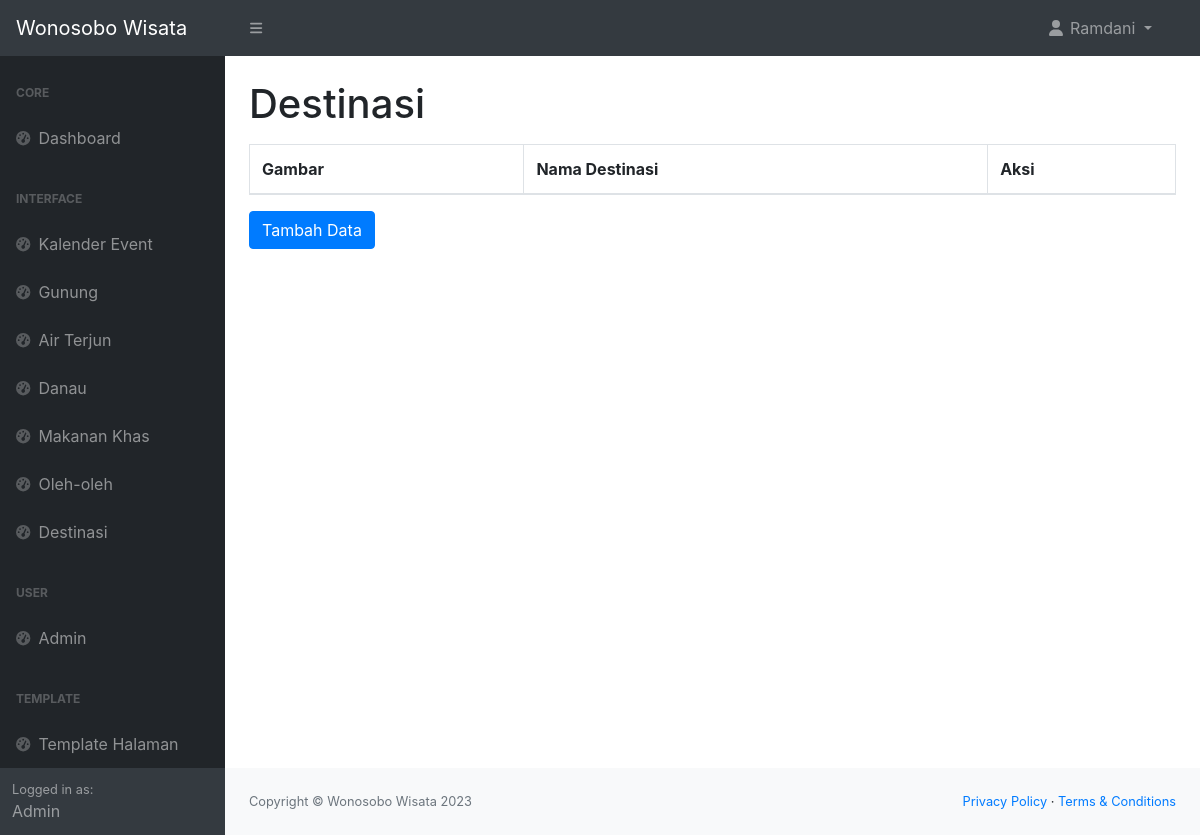
The page /admin/destinasi.php (signed in) on the database as committed earlier.
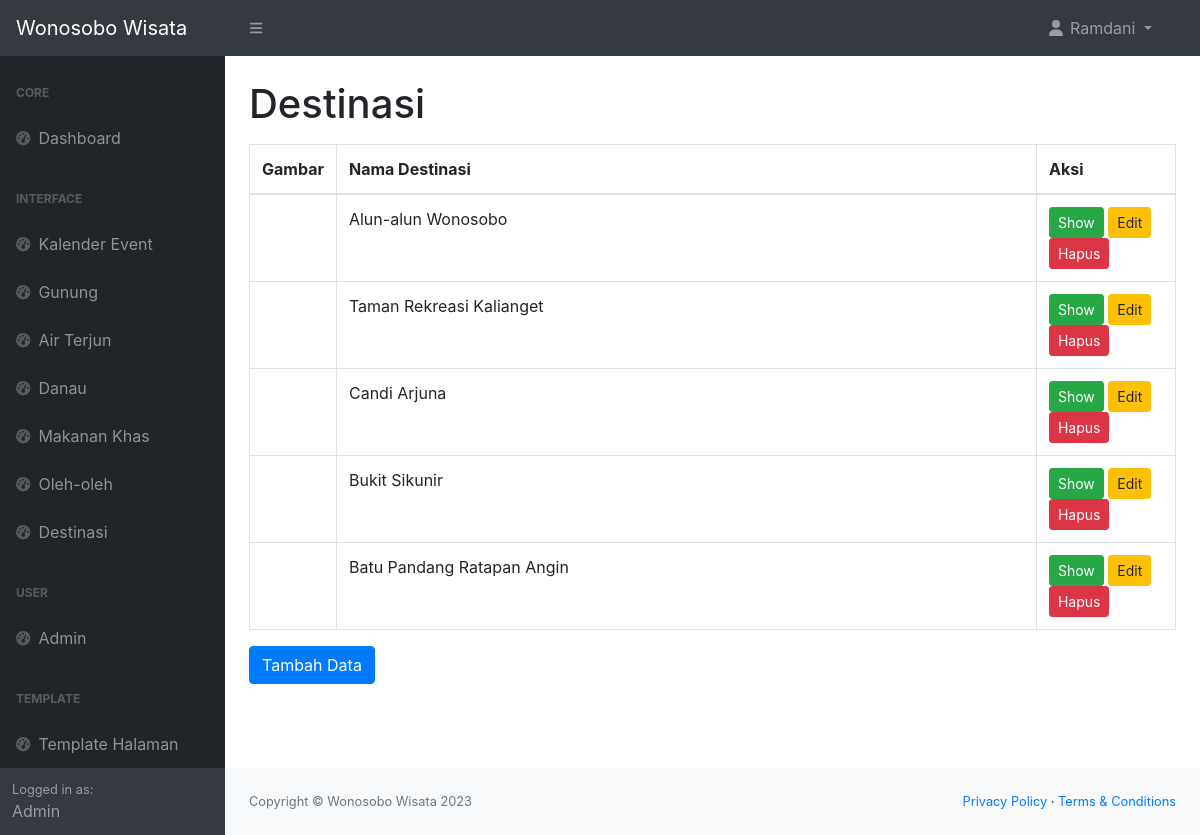
The same page on the database as committed later.
### tables this page shows
CREATE TABLE `tabel_destinasi` (
  `destinasi_id` int(11) NOT NULL,
  `nama_destinasi` varchar(255) NOT NULL,
  `img_destinasi` text NOT NULL,
  `deskripsi_destinasi` text NOT NULL,
  `link_google_maps_destinasi` varchar(500) NOT NULL
);

### admin/destinasi.php (the view, shortened to what this page needs)
<!DOCTYPE html>
<html lang="en">
<head>
    <link href="https://cdn.jsdelivr.net/npm/simple-datatables@7.1.2/dist/style.min.css" rel="stylesheet" />
    <link href="css/styles.css" rel="stylesheet" />
    <link rel="stylesheet" href="https://maxcdn.bootstrapcdn.com/bootstrap/4.0.0/css/bootstrap.min.css">
</head>
<body>
    <?php include 'navbar.php'; ?>
    <div id="layoutSidenav">
        <div id="layoutSidenav_nav">
            <?php include 'sidebar.php'; ?>
        </div>
        <div id="layoutSidenav_content">
            <main>
                <div class="container-fluid px-4">
                    <h1 class="mt-4">Destinasi</h1>
                    <div class="table-responsive mt-3">
                        <table class="table table-bordered">
                            <thead>
                                <tr>
                                    <th>Gambar</th>
                                    <th>Nama Destinasi</th>
                                    <th>Aksi</th>
                                </tr>
                            </thead>
                            <tbody>
                                <?php
                                include '../connect.php';
                                $query = "SELECT * FROM tabel_destinasi ORDER BY destinasi_id DESC";
                                $datas = $conn->query($query);
                                foreach ($datas as $data) :
                                ?>
                                    <tr>
                                        <td>
                                        </td>
                                        <td style="width: 700px;">
                                            <?= $data['nama_destinasi'] ?>
                                        </td>
                                        <td>
                                            <button type="button" class="btn btn-success btn-sm" data-toggle="modal" data-target="#showDataModal<?= $data['destinasi_id'] ?>">Show</button>
                                            <button type="button" class="btn btn-warning btn-sm" data-toggle="modal" data-target="#editDataModal<?= $data['destinasi_id'] ?>">Edit</button>
                                            <button type="button" class="btn btn-danger btn-sm" data-toggle="modal" data-target="#hapusDataModal<?= $data['destinasi_id'] ?>">Hapus</button>
                                        </td>
                                    </tr>
                                <?php endforeach ?>
                            </tbody>
                        </table>
                    </div>
                    <button type="button" class="btn btn-primary" data-toggle="modal" data-target="#tambahDataModal">
                        Tambah Data
                    </button>
                </div>
            </main>
            <?php include 'footer.php'; ?>
        </div>
    </div>
</body>
</html>

Rows that differ between the two databases and show on the page:
added tabel_destinasi: nama_destinasi "Alun-alun Wonosobo"
added tabel_destinasi: nama_destinasi "Taman Rekreasi Kalianget"
added tabel_destinasi: nama_destinasi "Candi Arjuna"
added tabel_destinasi: nama_destinasi "Bukit Sikunir"
added tabel_destinasi: nama_destinasi "Batu Pandang Ratapan Angin"
